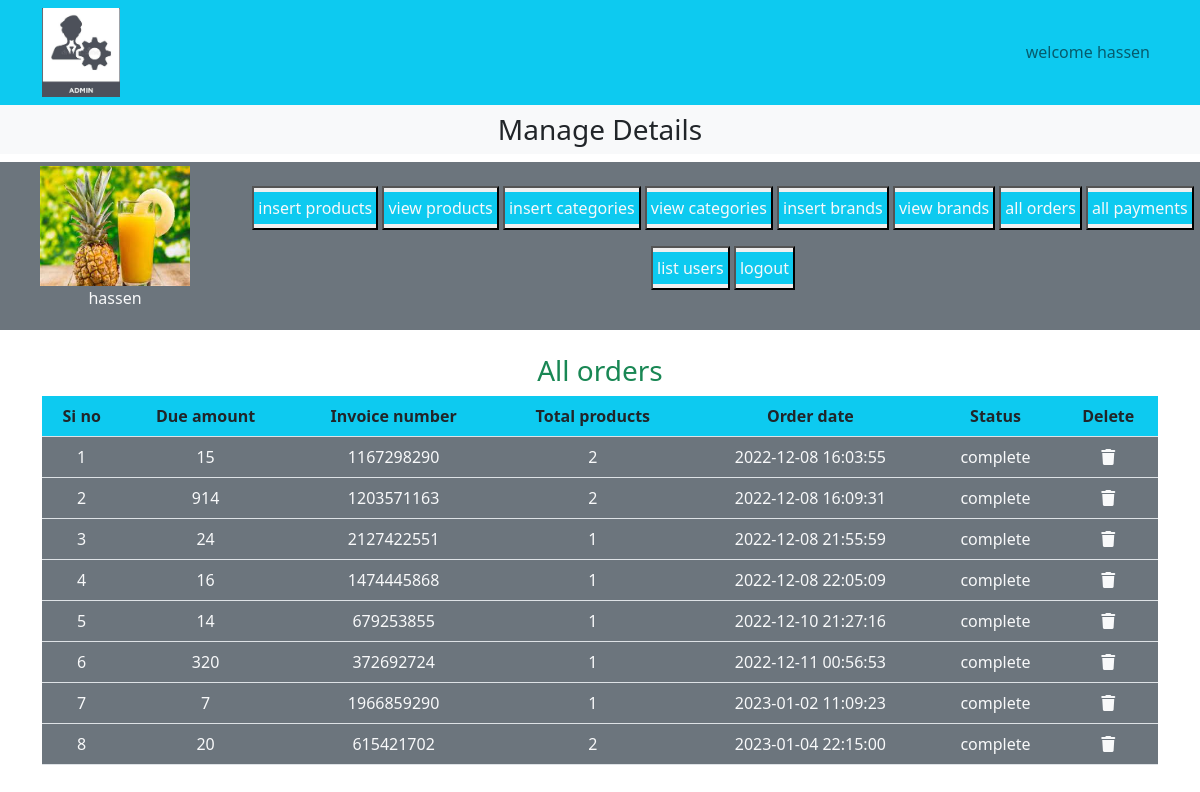
The app's page /admin_area/index.php?list_orders (signed in) with its own data.
### tables this page shows
CREATE TABLE `user_orders` (
  `order_id` int(11) NOT NULL,
  `user_id` int(11) NOT NULL,
  `amount_due` int(255) NOT NULL,
  `invoice_number` int(255) NOT NULL,
  `total_products` int(255) NOT NULL,
  `order_date` timestamp NOT NULL DEFAULT current_timestamp() ON UPDATE current_timestamp(),
  `order_status` varchar(255) NOT NULL
);

### admin_area/list_orders.php (the view)
<h3 class="text-center text-success">All orders</h3>
<table class="table table-bordered-mt-5">
    <thead class="bg-info text-center">
        <tr>
            <th>Si no</th>
            <th>Due amount</th>
            <th>Invoice number</th>
            <th>Total products</th>
            <th>Order date</th>
            <th>Status</th>
            <th>Delete</th>
        </tr>
    </thead>
    <tbody class="bg-secondary text-center text-light">
        <?php
$get_orders="SELECT * FROM `user_orders`";
$result=mysqli_query($con,$get_orders);
$row=mysqli_num_rows($result);
$num=0 ;
if($row=='0'){
    echo "<h2 class='text-danger text-center mt-5'>No orders yet</h2>";
}
else{
    while($rown=mysqli_fetch_assoc($result)){
        $num++;
        $amount_due=$rown['amount_due'];
        $invoice_number=$rown['invoice_number'];
        $total_products=$rown['total_products'];
        $order_date=$rown['order_date'];
        $order_status=$rown['order_status'];
    $order_id=$rown['order_id'];
?>
        <tr>
            <td><?php echo $num ?></td>
            <td><?php echo $amount_due ?></td>
            <td><?php echo $invoice_number ?></td>
            <td><?php echo $total_products ?></td>
            <td><?php echo $order_date ?></td>
            <td><?php echo $order_status ?></td>
            <td><a href='index.php?delete_order=<?php echo $order_id ?>' class='text-light'><i
                        class='fa-solid fa-trash'></a></td>
        </tr>
        <?php
        }}
        ?>
    </tbody>
</table>

### admin_area/index.php (style rules this page uses)
* { margin: 0; padding: 0; box-sizing: border-box; }
body { overflow-x: hidden; }

### records on screen
user_orders: amount_due "15", invoice_number "1167298290", total_products "2", order_date "2022-12-08 16:03:55", order_status "complete"
user_orders: amount_due "914", invoice_number "1203571163", total_products "2", order_date "2022-12-08 16:09:31", order_status "complete"
user_orders: amount_due "24", invoice_number "2127422551", total_products "1", order_date "2022-12-08 21:55:59", order_status "complete"
user_orders: amount_due "16", invoice_number "1474445868", total_products "1", order_date "2022-12-08 22:05:09", order_status "complete"
user_orders: amount_due "14", invoice_number "679253855", total_products "1", order_date "2022-12-10 21:27:16", order_status "complete"
user_orders: amount_due "320", invoice_number "372692724", total_products "1", order_date "2022-12-11 00:56:53", order_status "complete"
user_orders: amount_due "7", invoice_number "1966859290", total_products "1", order_date "2023-01-02 11:09:23", order_status "complete"
user_orders: amount_due "20", invoice_number "615421702", total_products "2", order_date "2023-01-04 22:15:00", order_status "complete"

### other values on screen
$_SESSION['user'] "hassen"
